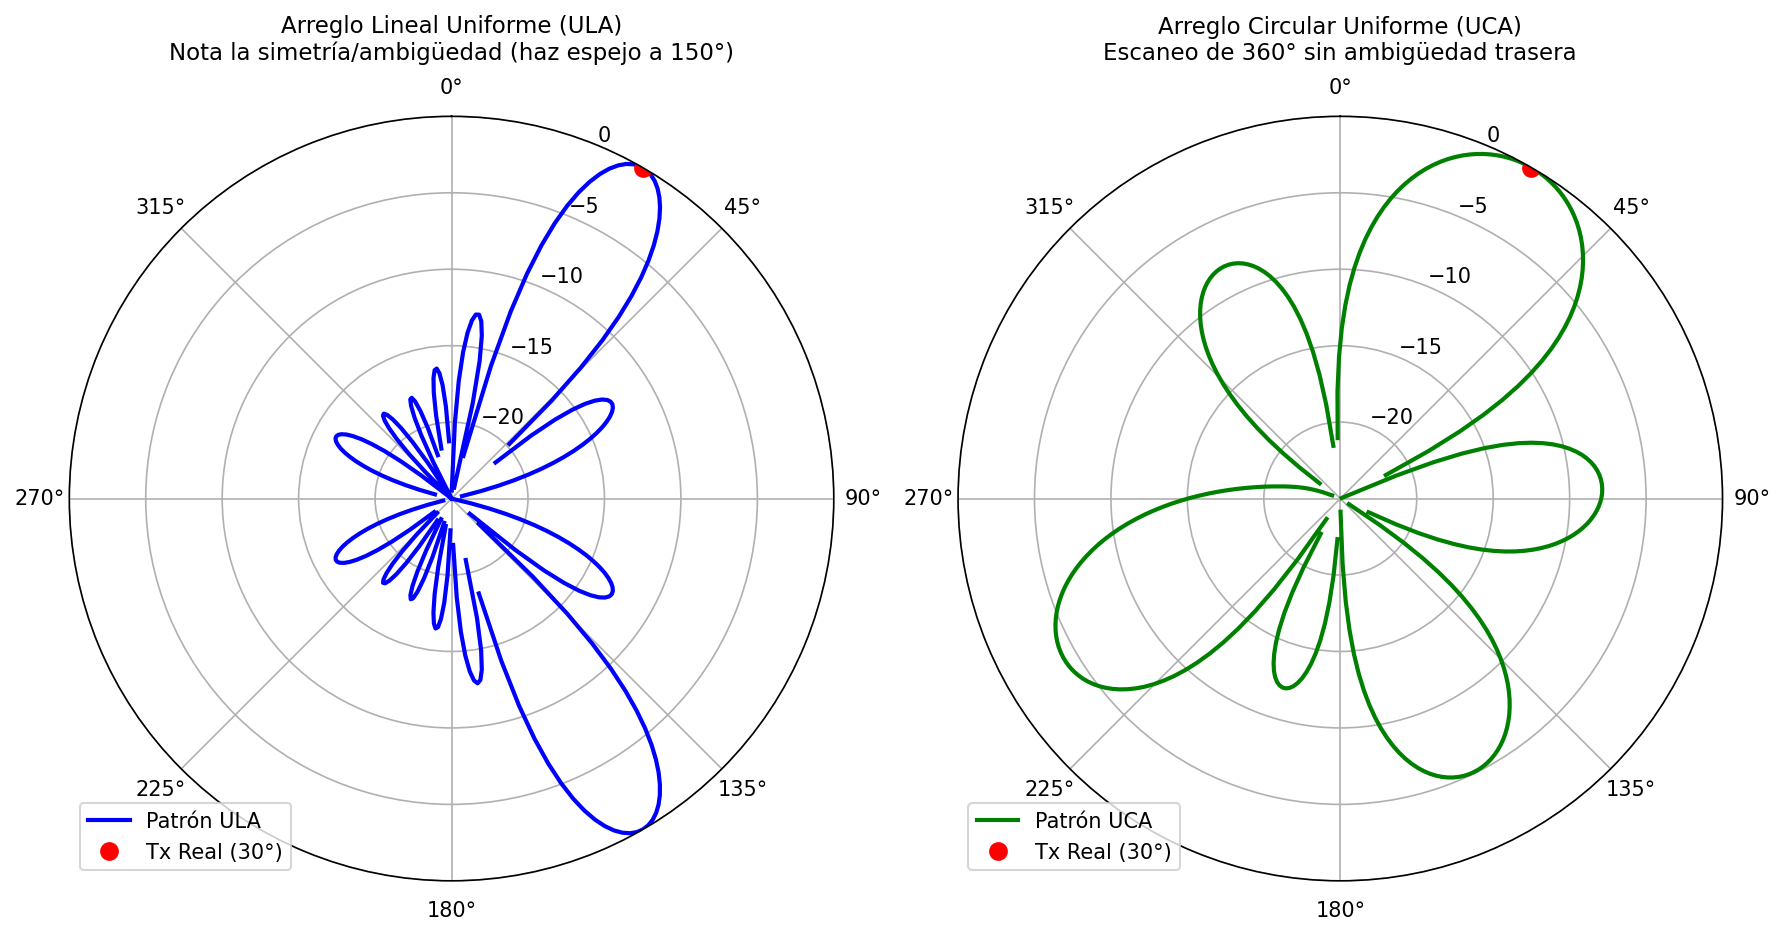

The script that saved this image:
import numpy as np
import matplotlib.pyplot as plt

# Usar el backend 'Agg' para entorno sin servidor gráfico
import matplotlib
matplotlib.use('Agg')

def generar_array_linear(M, d_over_lambda, theta_deg):
    """
    Genera el Steering Vector para un Arreglo Lineal Uniforme (ULA)
    M: Número de antenas
    d_over_lambda: Relación d/lambda (típicamente 0.5)
    theta_deg: Ángulo de llegada de la señal en grados
    """
    theta_rad = np.radians(theta_deg)
    # Ecuación de retraso relativo para ULA: m * d * sin(theta)
    # a(theta) = exp(-j * 2 * pi * (d/lambda) * m * sin(theta))
    m = np.arange(M)
    steering_vector = np.exp(-1j * 2 * np.pi * d_over_lambda * m * np.sin(theta_rad))
    return steering_vector

def generar_array_circular(M, r_over_lambda, theta_deg):
    """
    Genera el Steering Vector para un Arreglo Circular Uniforme (UCA)
    M: Número de antenas
    r_over_lambda: Radio del círculo en términos de lambda (r/lambda)
    theta_deg: Ángulo de llegada de la señal en grados (azimut)
    """
    theta_rad = np.radians(theta_deg)
    # Ángulos de posición física de cada antena en el círculo (de 0 a 2*pi)
    phi_m = np.linspace(0, 2 * np.pi, M, endpoint=False)
    # Ecuación de retraso relativo para UCA: r * cos(theta - phi_m)
    # a(theta) = exp(j * 2 * pi * (r/lambda) * cos(theta - phi_m))
    steering_vector = np.exp(1j * 2 * np.pi * r_over_lambda * np.cos(theta_rad - phi_m))
    return steering_vector

# --- SIMULACIÓN Y COMPARACIÓN DE PATRONES DE RADIACIÓN (BEAMPATTERN) ---
# Frecuencia de portadora para control de drones: 2.4 GHz
fc = 2.4e9
c = 3e8
lambd = c / fc

# Parámetros del Arreglo
M = 8  # 8 antenas
d_over_lambda = 0.5  # d = lambda / 2 para evitar alias espacial

# Para la UCA, seleccionamos el radio 'r' para que la distancia de arco entre
# antenas adyacentes sea aproximadamente lambda/2.
# Arco = r * (2*pi/M) = lambda/2 => r/lambda = M / (4*pi)
r_over_lambda = M / (4 * np.pi)

# Ángulo real del transmisor (controlador del dron)
theta_real = 30.0  # El transmisor está a 30 grados

# Generar los vectores de direccionamiento reales (la señal física que llega)
a_ula_real = generar_array_linear(M, d_over_lambda, theta_real)
a_uca_real = generar_array_circular(M, r_over_lambda, theta_real)

# Escaneo del espacio angular (-180 a 180 grados para ver el círculo completo)
angulos_escaneo = np.linspace(-180, 180, 360)
patron_ula = []
patron_uca = []

for angulo in angulos_escaneo:
    # 1. Caso ULA
    a_ula_scan = generar_array_linear(M, d_over_lambda, angulo)
    # El patrón de radiación es la correlación (proyección) entre el vector real y el de escaneo
    potencia_ula = np.abs(np.dot(np.conj(a_ula_scan), a_ula_real))**2 / M**2
    patron_ula.append(potencia_ula)
    
    # 2. Caso UCA
    a_uca_scan = generar_array_circular(M, r_over_lambda, angulo)
    potencia_uca = np.abs(np.dot(np.conj(a_uca_scan), a_uca_real))**2 / M**2
    patron_uca.append(potencia_uca)

# Convertir a decibelios (dB) con límite inferior de -30 dB para visualización limpia
patron_ula_db = 10 * np.log10(np.array(patron_ula) + 1e-10)
patron_uca_db = 10 * np.log10(np.array(patron_uca) + 1e-10)
patron_ula_db = np.maximum(patron_ula_db, -30)
patron_uca_db = np.maximum(patron_uca_db, -30)

# --- GRAFICAR EN COORDENADAS POLARES ---
fig = plt.figure(figsize=(12, 6))

# Subplot 1: Patrón de ULA
ax1 = fig.add_subplot(121, projection='polar')
ax1.plot(np.radians(angulos_escaneo), patron_ula_db, color='blue', linewidth=2, label='Patrón ULA')
ax1.plot(np.radians(theta_real), 0, 'ro', markersize=8, label='Tx Real (30°)')
ax1.set_theta_zero_location('N')  # El norte es 0 grados
ax1.set_theta_direction(-1)       # Sentido horario
ax1.set_rmax(0)
ax1.set_rmin(-25)
ax1.set_title("Arreglo Lineal Uniforme (ULA)\nNota la simetría/ambigüedad (haz espejo a 150°)", va='bottom', fontsize=11)
ax1.legend(loc='lower left')

# Subplot 2: Patrón de UCA
ax2 = fig.add_subplot(122, projection='polar')
ax2.plot(np.radians(angulos_escaneo), patron_uca_db, color='green', linewidth=2, label='Patrón UCA')
ax2.plot(np.radians(theta_real), 0, 'ro', markersize=8, label='Tx Real (30°)')
ax2.set_theta_zero_location('N')
ax2.set_theta_direction(-1)
ax2.set_rmax(0)
ax2.set_rmin(-25)
ax2.set_title("Arreglo Circular Uniforme (UCA)\nEscaneo de 360° sin ambigüedad trasera", va='bottom', fontsize=11)
ax2.legend(loc='lower left')

plt.tight_layout()
plt.savefig('/workspace/scratch/ula_uca_comparison.png', dpi=150, bbox_inches='tight')
print("[EXITOSO] Gráfico generado de comparación ULA vs UCA")
